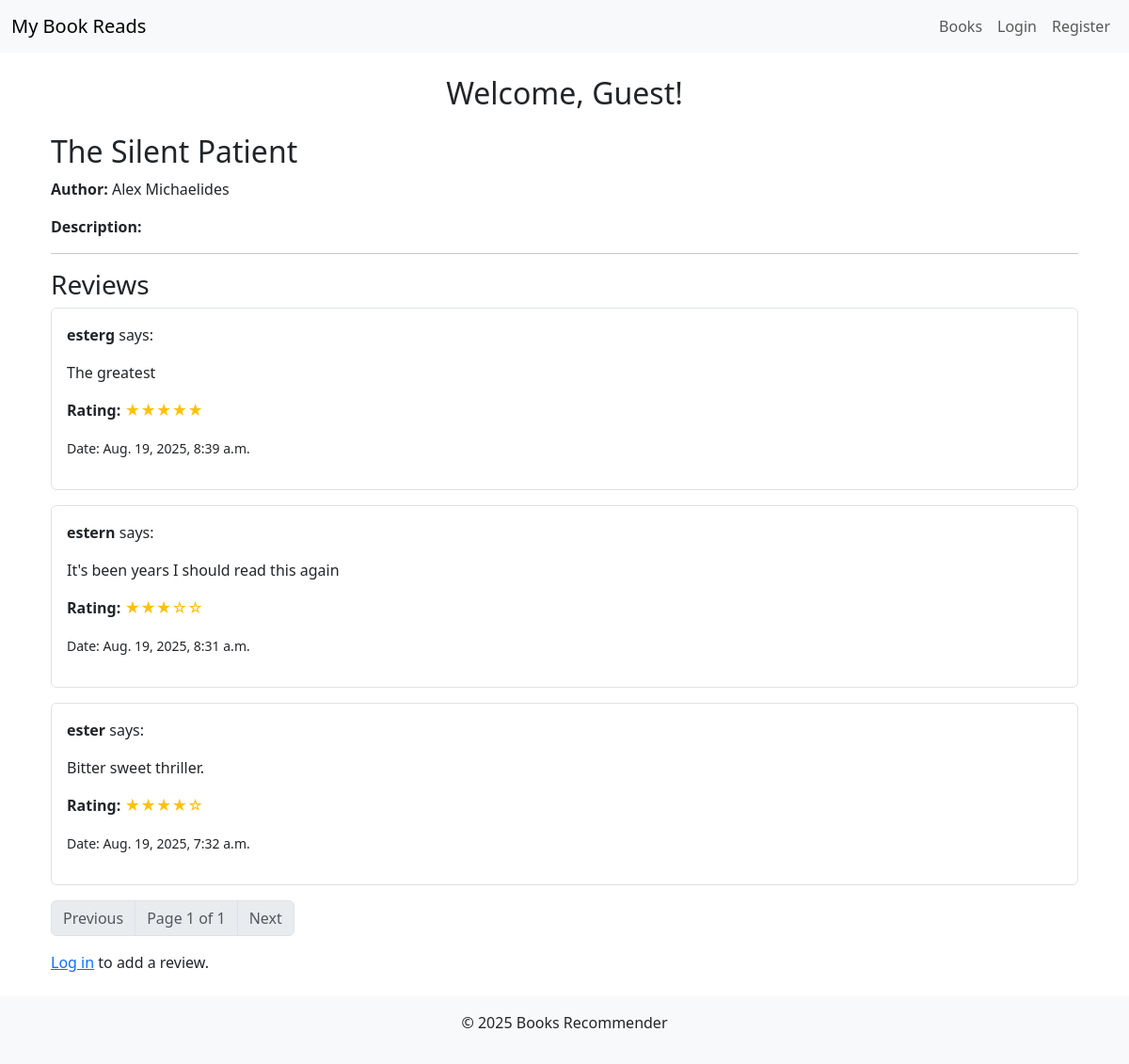
The app's page /books/2/, older data.
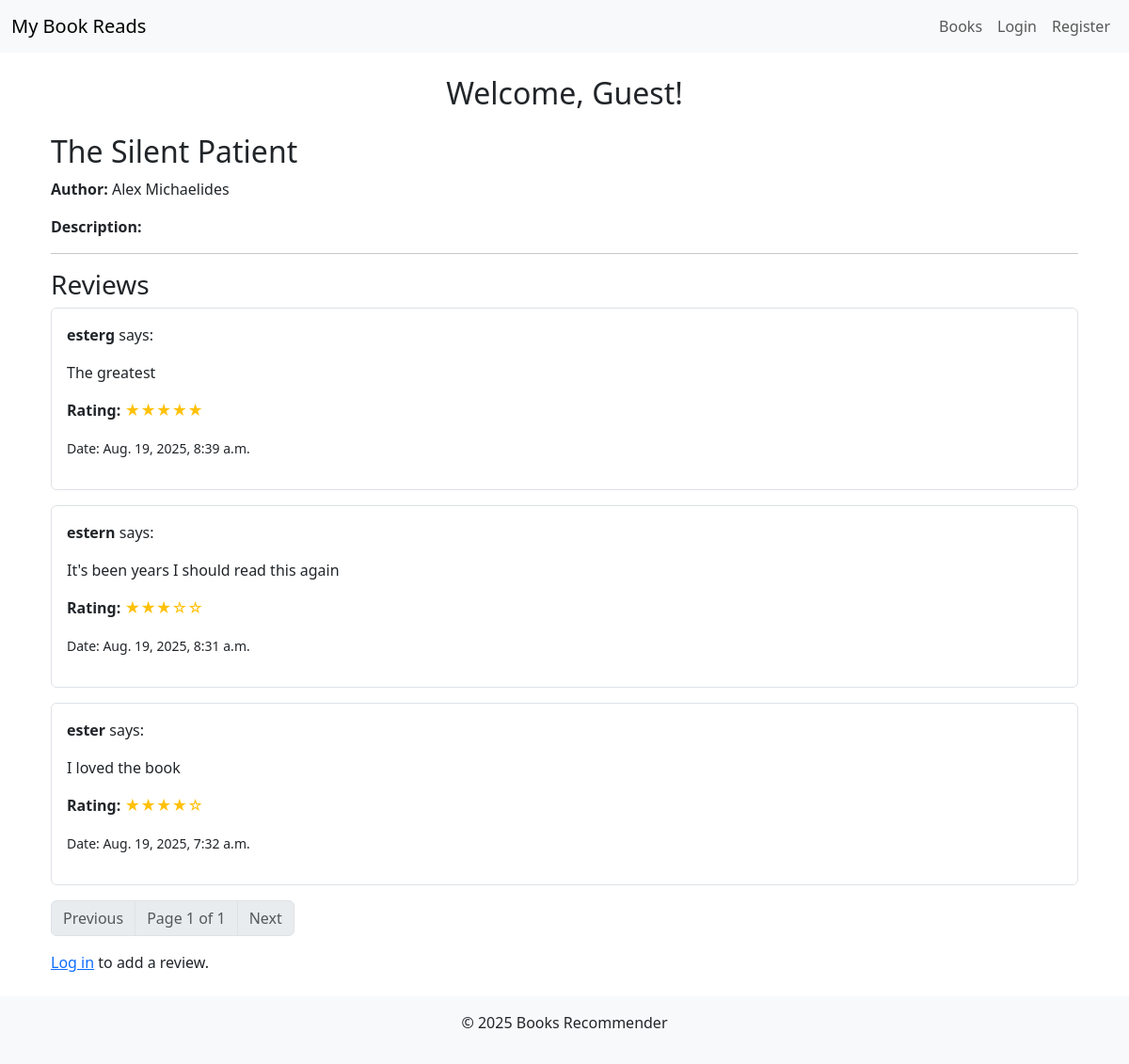
The same page, newer data.
### books/models.py (models this page shows, shortened)
class Review(models.Model):
    RATING_CHOICES = [
        (1, '★'),
        (2, '★★'),
        (3, '★★★'),
        (4, '★★★★'),
        (5, '★★★★★'),
    ]
    book= models.ForeignKey(Book, on_delete=models.CASCADE, related_name='reviews')
    user = models.ForeignKey(User, on_delete=models.CASCADE, related_name='reviews')
    rating = models.PositiveIntegerField(
        choices=RATING_CHOICES,
        validators=[MinValueValidator(1), MaxValueValidator(5)]
    )
    review = models.TextField(blank=True, null=True)
    created_at= models.DateTimeField(auto_now_add=True)
    updated_at = models.DateTimeField(auto_now=True)
    def stars(self):
        return '★' * self.rating + '☆' * (5 - self.rating)
    class Meta:
        unique_together = ['book', 'user']
        ordering = ['-created_at']

### books/views.py (the view)
# urls.py: path("books/<int:pk>/", BookDetailView.as_view(), name="book_detail"),
class BookDetailView(DetailView):
    model = Book
    template_name = "books/book_detail.html"
    context_object_name = "book"
    def get_context_data(self, **kwargs):
        context = super().get_context_data(**kwargs)
        book = self.get_object()
        reviews_list = book.reviews.all()  # get all reviews for this book
        paginator = Paginator(reviews_list, 5)  # 5 reviews per page
        page_number = self.request.GET.get('page')
        reviews_page = paginator.get_page(page_number)
        context['reviews_page'] = reviews_page
        return context
    def get_object(self, queryset=None):
        book = super().get_object(queryset)
        return book

### books/templates/books/book_detail.html (shortened to what this page needs)
{% extends "books/base.html" %}
{% block content %}
<div class="container mt-4">
    <h2>{{ book.title }}</h2>
    <p><strong>Author:</strong> {{ book.author }}</p>
    <p><strong>Description:</strong> {{ book.description }}</p>
    <hr>
    <h3>Reviews</h3>
    {% for review in reviews_page %}
        <div class="review mb-3 border rounded p-3">
            <p><strong>{{ review.user.username }}</strong> says:</p>
            <p>{{ review.review }}</p>
            <p>
                <strong>Rating:</strong>
                <span class="text-warning">{{ review.stars }}</span>
            </p>
                 <p>
                <small>Date:
                <span class="primary">{{ review.created_at }}</span>
            </p></small>
        </div>
    {% empty %}
        <p>No reviews yet.</p>
    {% endfor %}
<nav aria-label="Review pagination">
    <ul class="pagination">
        {% if reviews_page.has_previous %}
            <li class="page-item">
                <a class="page-link" href="?page={{ reviews_page.previous_page_number }}">Previous</a>
            </li>
        {% else %}
            <li class="page-item disabled"><span class="page-link">Previous</span></li>
        {% endif %}
        <li class="page-item disabled">
            <span class="page-link">Page {{ reviews_page.number }} of {{ reviews_page.paginator.num_pages }}</span>
        </li>
        {% if reviews_page.has_next %}
            <li class="page-item">
                <a class="page-link" href="?page={{ reviews_page.next_page_number }}">Next</a>
            </li>
        {% else %}
            <li class="page-item disabled"><span class="page-link">Next</span></li>
        {% endif %}
    </ul>
</nav>
    {% if user.is_authenticated %}
        <hr>
        <h4>Add a Review</h4>
        <form method="post" action="{% url 'add_review' book.pk %}">
            {% csrf_token %}
            {{ review_form.as_p }}
            <button type="submit" class="btn btn-primary">Add Review</button>
        </form>
    {% else %}
        <p>
            <a href="{% url 'login' %}?next={{ request.path }}">Log in</a> to add a review.
        </p>
    {% endif %}
</div>
{% endblock %}

Row changes from the older to the newer data that the page shows:
changed Review "ester": review "Bitter sweet thriller." → "I loved the book"
